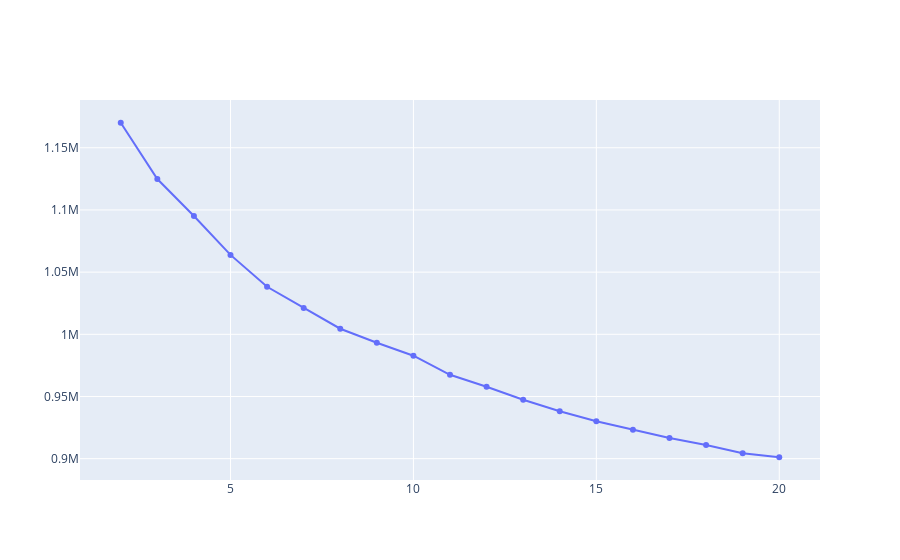
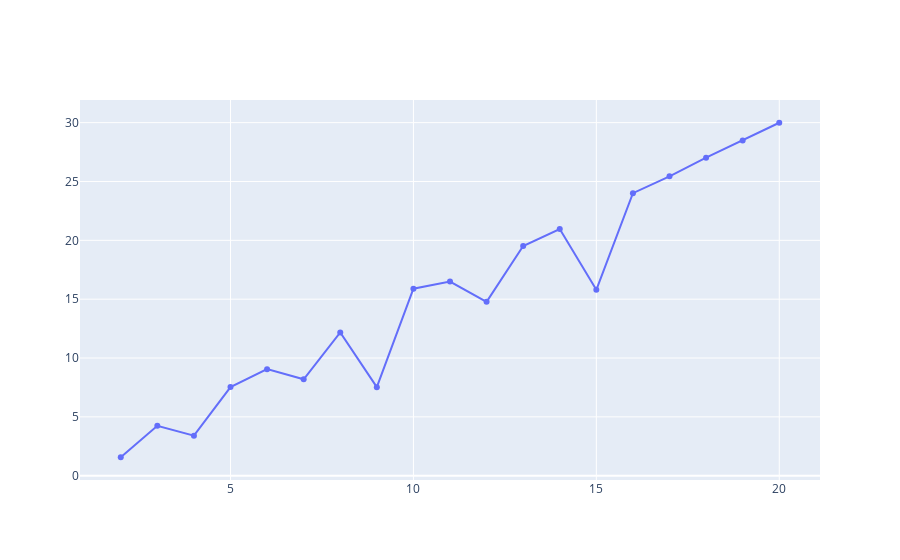

Write notebook code for charts like these, in order.
### Markdown cell above
First Plot: nll

Second Plot: time

### Code cell
import time
import plotly.express as px
max_nll_lst, time_lst = [], []

Kmax = 20

for i in range(2, Kmax + 1):
  start = time.time()
  repr, prir, assign, likeli = EM_prob(X_train_bin[:N], i)
  end = time.time()
  max_nll_lst.append(-np.sum(likeli[-1]))
  time_lst.append(end - start)

nll_plot = go.Figure(data=go.Scatter(x=[k for k in range(2, Kmax +1)], y=max_nll_lst))
time_plot = go.Figure(data=go.Scatter(x=[k for k in range(2, Kmax + 1)], y=time_lst))

nll_plot.show()
time_plot.show()

### Figure 1 — Plotly figure (JSON) as saved in the notebook; plotly's stock layout.template omitted (floating-point values rounded to 4 significant figures)
{"data": [{"type": "scatter", "x": [2, 3, 4, 5, 6, 7, 8, 9, 10, 11, 12, 13, 14, 15, 16, 17, 18, 19, 20], "y": [1170000.0, 1125000.0, 1095000.0, 1064000.0, 1038000.0, 1021000.0, 1004000.0, 993300.0, 982800.0, 967500.0, 957800.0, 947300.0, 938100.0, 930100.0, 923200.0, 916600.0, 910900.0, 904300.0, 901100.0]}], "layout": {}}

### Figure 2 — Plotly figure (JSON) as saved in the notebook; plotly's stock layout.template omitted (floating-point values rounded to 4 significant figures)
{"data": [{"type": "scatter", "x": [2, 3, 4, 5, 6, 7, 8, 9, 10, 11, 12, 13, 14, 15, 16, 17, 18, 19, 20], "y": [1.569, 4.246, 3.401, 7.532, 9.057, 8.193, 12.18, 7.524, 15.89, 16.49, 14.78, 19.52, 20.96, 15.79, 24.01, 25.44, 27.02, 28.48, 29.99]}], "layout": {}}
